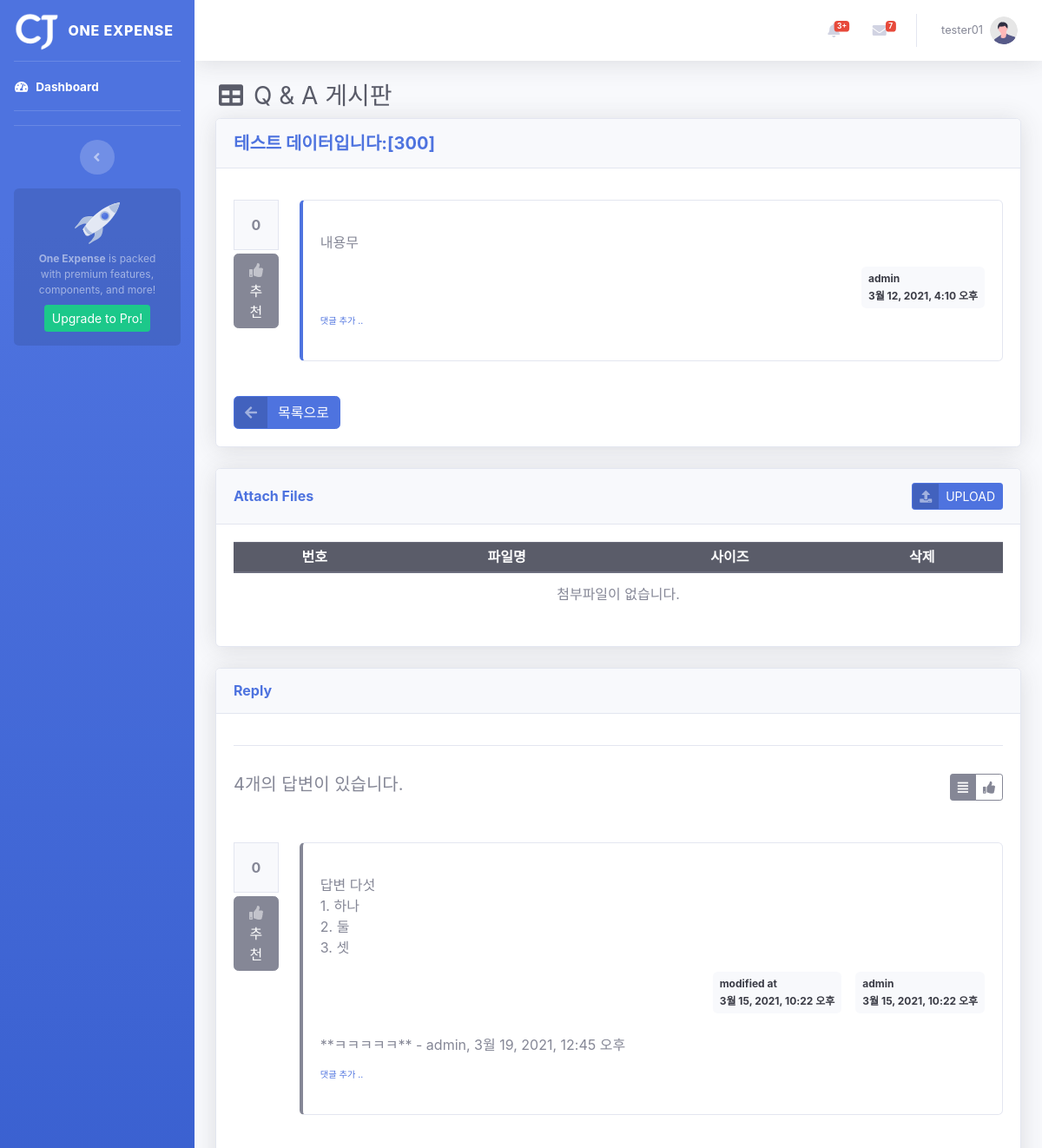
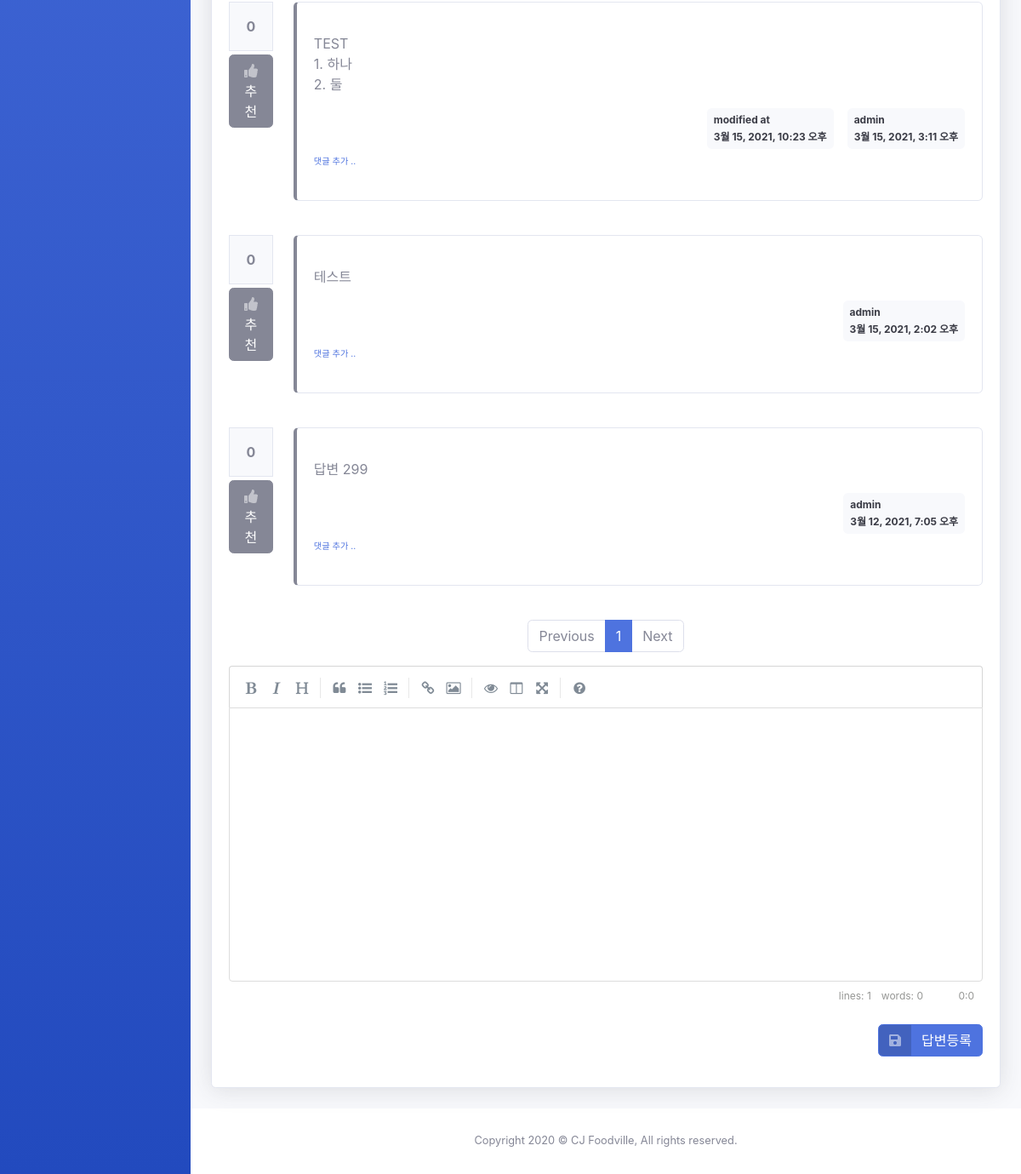
Screenshot of /board/board/detail/302/ (signed in) with the database file from the repository (2 pictures, top to bottom).
### board/models.py (models this page shows, shortened)
class Board(models.Model):
    menu = models.ForeignKey(Menu, on_delete=models.CASCADE, related_name='menu_board')
    author = models.ForeignKey(User, on_delete=models.CASCADE, related_name='author_board')
    subject = models.CharField(max_length=200)
    content = models.TextField()
    hit_count = models.IntegerField(default=0)
    create_date = models.DateTimeField()
    modify_date = models.DateTimeField(null=True, blank=True)
    voter = models.ManyToManyField(User, related_name='voter_board')

class Reply(models.Model):
    author = models.ForeignKey(User, on_delete=models.CASCADE, related_name='author_reply')
    board = models.ForeignKey(Board, on_delete=models.CASCADE)
    content = models.TextField()
    create_date = models.DateTimeField()
    modify_date = models.DateTimeField(null=True, blank=True)
    voter = models.ManyToManyField(User, related_name='voter_reply')

class Comment(models.Model):
    author = models.ForeignKey(User, on_delete=models.CASCADE)
    content = models.TextField()
    create_date = models.DateTimeField()
    modify_date = models.DateTimeField(null=True, blank=True)
    board = models.ForeignKey(Board, null=True, blank=True, on_delete=models.CASCADE)
    reply = models.ForeignKey(Reply, null=True, blank=True, on_delete=models.CASCADE)

### common/models.py (models this page shows, shortened)
class Menu(MPTTModel):
    title = models.CharField(max_length=50)
    parent = TreeForeignKey('self', null=True, blank=True, related_name='children', db_index=True, on_delete=models.CASCADE)
    url = models.CharField(max_length=20, null=True, blank=True)
    argument = models.CharField(max_length=20, null=True, blank=True)
    remark = models.TextField()
    sort_no = models.IntegerField()
    class Meta:
        ordering = ['sort_no', 'lft']
    class MPTTMeta:
        order_insertion_by = ['sort_no']

### board/views/base_views.py (the view)
# urls.py: path('board/detail/<int:board_id>/', base_views.detail, name='detail'),
@login_required(login_url='common:login')
def detail(request, board_id):
    page = request.GET.get('page', '1')  # 페이지
    so = request.GET.get('so', 'recent')  # 정렬기준
    board = get_object_or_404(Board, pk=board_id)
    board.hit_count += 1
    board.save()
    if so == 'recommend':
        reply_list = board.reply_set.all().annotate(num_voter=Count('voter')).order_by('-num_voter', '-create_date')
    else:  # recent
        reply_list = board.reply_set.all().order_by('-create_date')
    paginator = Paginator(reply_list, 5)  # 페이지당 5개씩 보여주기
    page_obj = paginator.get_page(page)
    fileForm = FileForm()
    file_list = File.objects.filter(ref_type='board', ref_id=board.id).order_by('-create_date')
    context = {'board': board, 'reply_list': page_obj, 'so': so, 'page': page, 'fileForm': fileForm, 'file_list': file_list, 'ref_type': 'board', 'ref_id': board.id}
    return render(request, 'board/board_detail.html', context)

### board/templatetags/board_filter.py (called while the page is built)
@register.filter()
def mark(value):
    extensions = ["nl2br", "fenced_code"]
    return mark_safe(markdown.markdown(value, extensions=extensions))

### templates/board/board_detail.html (shortened to what this page needs)
{% extends 'base.html' %}
{% load board_filter %}
{% block content %}
<div class="container-fluid">
    <h1 class="h3 mb-2 text-gray-800">
        <i class="fas fa-fw fa-table"></i>
        <span class="text">{{ board.menu.title }}</span>
    </h1>
    <div class="card shadow mb-4">
        <div class="card-header py-3">
            <h5 class="m-0 font-weight-bold text-primary">{{ board.subject }}</h5>
        </div>
        <div class="card-body">
            <div class="row my-3">
                <div class="col-1">
                    <div class="bg-light text-center p-3 border font-weight-bolder mb-1">{{board.voter.count}}</div>
                    <a href="#" data-uri="{% url 'board:vote_board' board.id  %}"
                       class="recommend btn btn-secondary w-100">
                        <span class="icon text-white-50">
                            <i class="fas fa-thumbs-up"></i>
                        </span>
                        <span class="text">추천</span>
                    </a>
                </div>
                <div class="col-11">
                    <div class="card mb-4 py-3 border-left-primary">
                        <div class="card-body">
                            <div class="card-text">{{ board.content|mark }}</div>
                            <div class="d-flex justify-content-end">
                                <div class="badge badge-light p-2 text-left">
                                    <div class="mb-2">{{ board.author.username }}</div>
                                    <div>{{ board.create_date }}</div>
                                </div>
                            </div>
                            <div>
                                <a href="{% url 'board:comment_create_board' board.id  %}"
                                   class="small"><small> 댓글 추가 ..</small></a>
                            </div>
                        </div>
                    </div>
                </div>
            </div>
            <a href="{% url 'board:list' board.menu_id %}" class="btn btn-primary btn-icon-split">
                <span class="icon text-white-50">
                    <i class="fas fa-arrow-left"></i>
                </span>
                <span class="text">목록으로</span>
            </a>
        </div>
    </div>
    <div class="card shadow mb-4">
        <div class="card-header py-3 d-flex flex-row align-items-center justify-content-between">
            <h6 class="m-0 font-weight-bold text-primary">Attach Files</h6>
            <button id="upload_popup_btn" type="button" class="btn btn-primary btn-icon-split btn-sm">
                <span class="icon text-white-50">
                    <i class="fas fa-upload"></i>
                </span>
                <span class="text">UPLOAD</span>
            </button>
        </div>
        <div class="card-body">
            <table class="table">
                <thead>
                <tr class="text-center thead-dark table-sm">
                    <th>번호</th>
                    <th>파일명</th>
                    <th>사이즈</th>
                    <th>삭제</th>
                </tr>
                </thead>
                <tbody>
                {% if file_list %}
                {% for file in file_list %}
                <tr class="text-center">
                    <td>{{ forloop.counter }}</td>
                    <td>
                        <a href="{% url 'common:file_download' file.id  %}">{{ file.file_name }}</a>
                    </td>
                    <td>
                        {{ file.file_data.size }}
                    </td>
                    <td>
                        <a href="#" data-uri="{% url 'common:file_delete' file.id %}" class="file_delete badge badge-danger" type="button">DELETE</a>
                    </td>
                </tr>
                {% endfor %}
                {% else %}
                <tr>
                    <td colspan="4" class="text-center">첨부파일이 없습니다.</td>
                </tr>
                {% endif %}
                </tbody>
            </table>
        </div>
    </div>
    <div class="card shadow mb-4">
        <div class="card-header py-3">
            <h6 class="m-0 font-weight-bold text-primary">Reply</h6>
        </div>
        <div class="card-body">
            <div class="d-flex justify-content-between border-top my-3 py-2">
                <h5 class="my-3 py-2">{{ reply_list.paginator.count }}개의 답변이 있습니다.</h5>
                <div class="btn-group my-3 py-2" role="group">
                    <button type="button" class="btn btn-sm btn-outline-secondary so {% if so == 'recent' %}active{% endif %}" data-so="recent"  data-original-title="최신순">
                        <i class="fas fa-align-justify"></i>
                    </button>
                    <button type="button" class="btn btn-sm btn-outline-secondary so {% if so == 'recommend' %}active{% endif %}" data-so="recommend" data-original-title="추천순">
                        <i class="fas fa-thumbs-up"></i>
                    </button>
                </div>
            </div>
            {% for reply in reply_list %}
            <div class="row my-3">
                <div class="col-1">
                    <div class="bg-light text-center p-3 border font-weight-bolder mb-1">{{reply.voter.count}}</div>
                    <a href="#" data-uri="{% url 'board:vote_reply' reply.id  %}"
                       class="recommend btn btn-secondary w-100">
                        <span class="icon text-white-50">
                            <i class="fas fa-thumbs-up"></i>
                        </span>
                        <span class="text">추천</span>
                    </a>
                </div>
                <div class="col-11">
                    <div class="card mb-4 py-3 border-left-secondary">
                        <div class="card-body">
                            <div class="card-text">{{ reply.content|mark }}</div>
                            <div class="d-flex justify-content-end">
                                {% if reply.modify_date %}
                                <div class="badge badge-light p-2 text-left mx-3">
                                    <div class="mb-2">modified at</div>
                                    <div>{{ reply.modify_date }}</div>
                                </div>
                                {% endif %}
                                <div class="badge badge-light p-2 text-left">
                                    <div class="mb-2">{{ reply.author.username }}</div>
                                    <div>{{ reply.create_date }}</div>
                                </div>
                            </div>
                            {% if reply.comment_set.count > 0 %}
                            <div class="mt-3">
                            {% for comment in reply.comment_set.all %}
                                <div class="comment py-2 text-muted">
                                    <span style="white-space: pre-line;">{{ comment.content }}</span>
                                    <span>
                                        - {{ comment.author }}, {{ comment.create_date }}
                                    </span>
                                </div>
                            {% endfor %}
                            </div>
                            {% endif %}
                            <div>
                                <a href="{% url 'board:comment_create_reply' reply.id  %}"
                                   class="small"><small> 댓글 추가 ..</small></a>
                            </div>
                        </div>
                    </div>
                </div>
            </div>
            {% endfor %}
            <ul class="pagination justify-content-center">
                {% if reply_list.has_previous %}
                <li class="paginate_button page-item previous">
                    <a href="#" aria-controls="dataTable" data-page="{{ reply_list.previous_page_number }}" tabindex="0" class="page-link">Previous</a>
                </li>
                {% else %}
                <li class="paginate_button page-item previous disabled">
                    <a href="#" aria-controls="dataTable" tabindex="-1" class="page-link" aria-disabled="true">Previous</a>
                </li>
                {% endif %}
                {% for page_number in reply_list.paginator.page_range %}
                    {% if page_number >= reply_list.number|add:-5 and page_number <= reply_list.number|add:5 %}
                        {% if page_number == reply_list.number %}
                        <li class="paginate_button page-item active" aria-current="page">
                            <a href="#" aria-controls="dataTable" data-page="{{ page_number }}" class="page-link">{{ page_number }}</a>
                        </li>
                        {% else %}
                        <li class="paginate_button page-item">
                            <a href="#" aria-controls="dataTable" data-page="{{ page_number }}" class="page-link">{{ page_number }}</a>
                        </li>
                        {% endif %}
                    {% endif %}
                {% endfor %}
                {% if reply_list.has_next %}
                <li class="paginate_button page-item next">
                    <a href="#" aria-controls="dataTable" data-page="{{ reply_list.next_page_number }}" tabindex="0" class="page-link">Next</a>
                </li>
                {% else %}
                <li class="paginate_button page-item next disabled">
                    <a href="#" aria-controls="dataTable" tabindex="-1" class="page-link" aria-disabled="true">Next</a>
                </li>
                {% endif %}
            </ul>
            <form action="{% url 'board:reply_create' board.id %}" method="post" class="my-3">
                <div class="form-group">
                </div>
                <div class="d-flex justify-content-end">
                    <button type="submit" class="btn btn-primary btn-icon-split">
                        <span class="icon text-white-50">
                            <i class="fas fa-save"></i>
                        </span>
                        <span class="text">답변등록</span>
                    </button>
                </div>
            </form>
        </div>
    </div>
</div>
{% endblock %}

### templates/base.html (shortened to what this page needs)
{% load static %}
<!doctype html>
<html lang="ko">
<head>
    <link rel="stylesheet" type="text/css" href="{% static 'fontawesome.all.min.css' %}">
    <link rel="stylesheet" type="text/css" href="{% static 'simplemde.min.css' %}">
    <link rel="stylesheet" type="text/css" href="{% static 'dataTables.bootstrap4.min.css' %}">
    <link rel="stylesheet" type="text/css" href="{% static 'sb-admin-2.css' %}">
</head>
<body id="page-top">
    <div id="wrapper">
        {% include "navbar.html" %}
        <div id="content-wrapper" class="d-flex flex-column">
            <div id="main-content">
                <nav class="navbar navbar-expand navbar-light bg-white topbar mb-4 static-top shadow">
                    <ul class="navbar-nav ml-auto">
                        <li class="nav-item dropdown no-arrow mx-1">
                            <a class="nav-link dropdown-toggle" href="#" id="alertsDropdown" role="button"
                                data-toggle="dropdown" aria-haspopup="true" aria-expanded="false">
                                <i class="fas fa-bell fa-fw"></i>
                                <span class="badge badge-danger badge-counter">3+</span>
                            </a>
                        </li>
                        <li class="nav-item dropdown no-arrow mx-1">
                            <a class="nav-link dropdown-toggle" href="#" id="messagesDropdown" role="button"
                                data-toggle="dropdown" aria-haspopup="true" aria-expanded="false">
                                <i class="fas fa-envelope fa-fw"></i>
                                <span class="badge badge-danger badge-counter">7</span>
                            </a>
                        </li>
                        <li class="nav-item dropdown no-arrow">
                            <a class="nav-link dropdown-toggle" href="#" id="userDropdown" role="button"
                                data-toggle="dropdown" aria-haspopup="true" aria-expanded="false">
                                <span class="mr-2 d-none d-lg-inline text-gray-600 small">{{ user.username }}</span>
                                <img class="img-profile rounded-circle"
                                    src="{% static '/images/undraw_profile.svg' %}">
                            </a>
                        </li>
                    </ul>
                </nav>
                {% block content %}
                {% endblock %}
            </div>
            <footer class="sticky-footer bg-white">
                <div class="container my-auto">
                    <div class="copyright text-center my-auto">
                        <span>Copyright 2020 &copy; CJ Foodville, All rights reserved.</span>
                    </div>
                </div>
            </footer>
        </div>
    </div>
</body>
</html>

### rows the page displays
Board: menu "Q & A 게시판", subject "테스트 데이터입니다:[300]", voter.count "0", content|mark "내용무", author.username "admin", create_date "3월 12, 2021, 4:10 오후"
Reply: voter.count "0", content|mark "답변 다섯 1. 하나 2. 둘 3. 셋", modify_date "3월 15, 2021, 10:22 오후", author.username "admin", create_date "3월 15, 2021, 10:22 오후"
Comment: content "**ㅋㅋㅋㅋㅋ**", author "admin", create_date "3월 19, 2021, 12:45 오후"
Reply: voter.count "0", content|mark "TEST 1. 하나 2. 둘", modify_date "3월 15, 2021, 10:23 오후", author.username "admin", create_date "3월 15, 2021, 3:11 오후"
Reply: voter.count "0", content|mark "테스트", author.username "admin", create_date "3월 15, 2021, 2:02 오후"
Reply: voter.count "0", content|mark "답변 299", author.username "admin", create_date "3월 12, 2021, 7:05 오후"

### other values shown
{{ user.username }} "tester01"
{{ reply_list.paginator.count }} "4"
{{ page_number }} "1"
